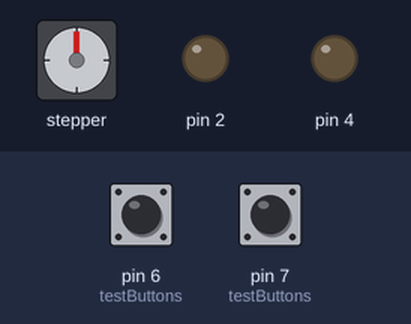
A sketch run on a simulated Arduino Uno, built with avr-gcc and run on an emulated ATmega328P. On the bench: stepper motor, output pins drawn as LEDs (lit = HIGH). The inputs (shaded band) are chosen by the test bench; at power-on: pin 6 (testButtons) HIGH, pin 7 (testButtons) HIGH. Stepper angles assume 4096 steps per turn; what the sketch prints to the serial monitor is not drawn.

Above: at 1.2 s.
1.3 s: pin 6 (testButtons) pulled LOW for 0.15 s
At 1.38 s:
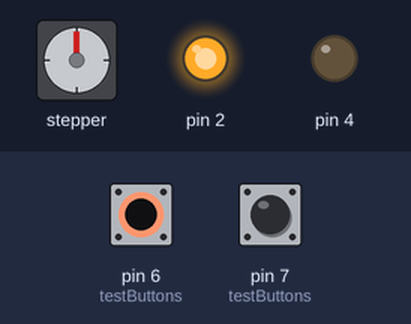
4.3 s: pin 7 (testButtons) pulled LOW for 0.15 s
At 4.38 s:
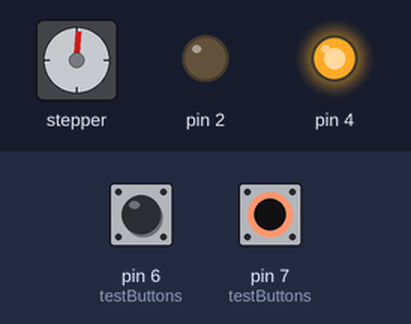
5.9 s: pin 6 (testButtons) pulled LOW for 3.2 s
At 10.4 s:
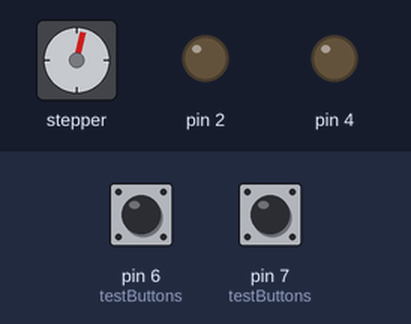
10.6 s: pin 6 (testButtons) pulled LOW for 3.2 s
At 12.2 s:
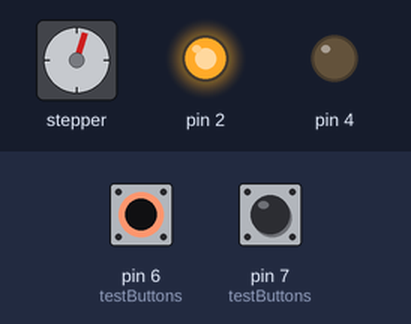
16.4 s: pin 7 (testButtons) pulled LOW for 1 s
At 18.6 s:
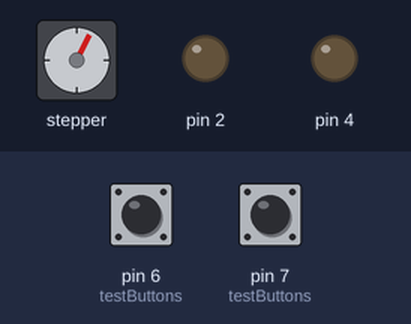
18.9 s: pin 6 (testButtons) pulled LOW for 1 s
At 25.5 s:
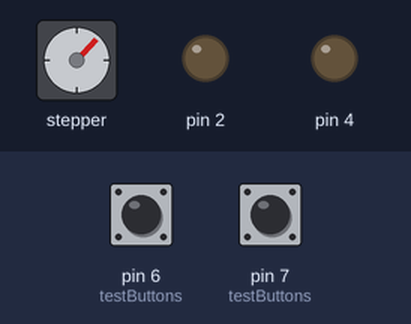
Timing chart, 0 to 25.8 s (numbered marks = the images above; inputs shaded):
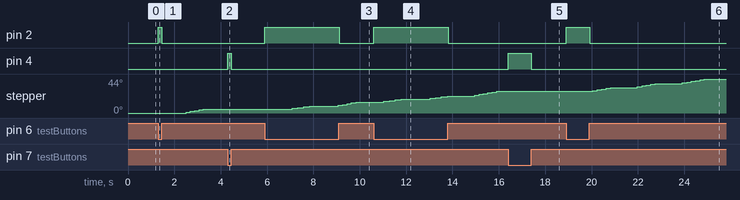

Measured:
- after the input at 4.3 s, pin 4: LOW → HIGH at once, → LOW 0.14 s later; stepper: stops changing and stays 5°
- after the input at 10.6 s, pin 2: LOW → HIGH at once, → LOW 3.2 s later
- after the input at 16.4 s, pin 4: LOW → HIGH at once, → LOW 1.0 s later; stepper: stops changing and stays 28°

The sketch:

moottorin_ajo1.ino
```cpp
#include <Stepper.h>

#define MOTOR_STEPS 64
#define MOTOR_GEAR 64
#define STEPPER_STEPSIZE MOTOR_STEPS*MOTOR_GEAR
#define DRIVER_IN1 8
#define DRIVER_IN2 9
#define DRIVER_IN3 10
#define DRIVER_IN4 11

#define second 1000 //Voidaan muuttaa ja toimii silti
#define fullCircle 2048


unsigned long timerValue = 0;
unsigned long zeroTime;
bool timerMode = false;          //timerMode (false - true), false = älä ota askelia vaan odota 1s, true = ota askelia sekunnin ajan
unsigned long timePassed = 0;


bool isTimer;
bool switched = false;

bool k = true;
bool s;

int sTime;
int n;


/*
ALIMMAISENA ON TIETOA KOODISTA KOMMENTOITUNA!
*/


Stepper stepMotor(STEPPER_STEPSIZE, DRIVER_IN1, DRIVER_IN2, DRIVER_IN3, DRIVER_IN4);


void setup() {
  Serial.begin(38400);
  stepMotor.setSpeed(100);


  pinMode(4, OUTPUT);
  pinMode(2, OUTPUT);
  pinMode(6, INPUT_PULLUP);
  pinMode(7, INPUT_PULLUP);


}


void loop() {
if(isTimer){

  Serial.print(", ");
  Serial.print("TimerValue: ");
  Serial.print(timerValue);
  Serial.println();
  timerON(); //timerON pitää pyöriä koko ajan jotta se toimii, ehkä tekisi oman funktion jolla pyörittäisi nollattua timeriä
}
  Serial.println();
  Serial.print("TIMERMODE: ");
  Serial.print(timerMode);
  Serial.print("  ");


  testButtons();
  debug();


  if(timerValue >=0 && isTimer && timerMode){
    stepMotor.step(1);
    Serial.print("STEPPED");

  }


}


/*
int calcTimePassed(unsigned long nt){
return timePassed;
}
*/

void timerRESET(){
timerValue = 0;
isTimer = false;
timerMode = false;
n = 0;
k = true;
sTime = 0;

Serial.print("Timer reset!");
}


void timerON(){

  if(!isTimer){
    zeroTime = millis();     // ottaa aika-arvon sisäiseltä ajastimella jolla nollataan timerValue
    timerMode = false;
    isTimer = true;         //estää tämän if komennon pyörimisen uudestaan ennen resettiä
  }
  timerValue = millis()-zeroTime;


  if(k){
    n = timerValue/second; // sekunnit mennyt
    k = false;
  }


  sTime = timerValue/second - n;


  Serial.println();
  Serial.print(sTime);
  Serial.print(",   ");
  Serial.print(n);
  Serial.print(",   ");
  Serial.print(timerValue/second);
  Serial.print(",   T: ");
  Serial.print(timerMode);


  if (sTime == 1){
        timerMode = true;
    }
  else if (sTime == 0){
    timerMode = false;
  }
  if (sTime == 2){
    k = true;
  }


}
void debug(){
  if (timerValue > 999000){
    Serial.println();
    Serial.print("DEBUG: timerValue on yli 999s, timerValue: ");
    Serial.print(timerValue);
  }
}

void testButtons(){
    if(digitalRead(6) == HIGH){
    digitalWrite(2, LOW);
  }
  else{
    digitalWrite(2, HIGH);
    timerON();

  }

  if(digitalRead(7) == HIGH){
    digitalWrite(4, LOW);
  }
  else{
    digitalWrite(4, HIGH);
    timerRESET();
  }
}


/*


"int timerValue" on se aika jota käytetään ajastimissa, se siis voidaan nollata ja laittaa pyörimään.
Se toimii millisekntien tarkkuudella


Lähteet koodeille:

Funktiot: https://www.arduino.cc/reference/en/

*/
```
